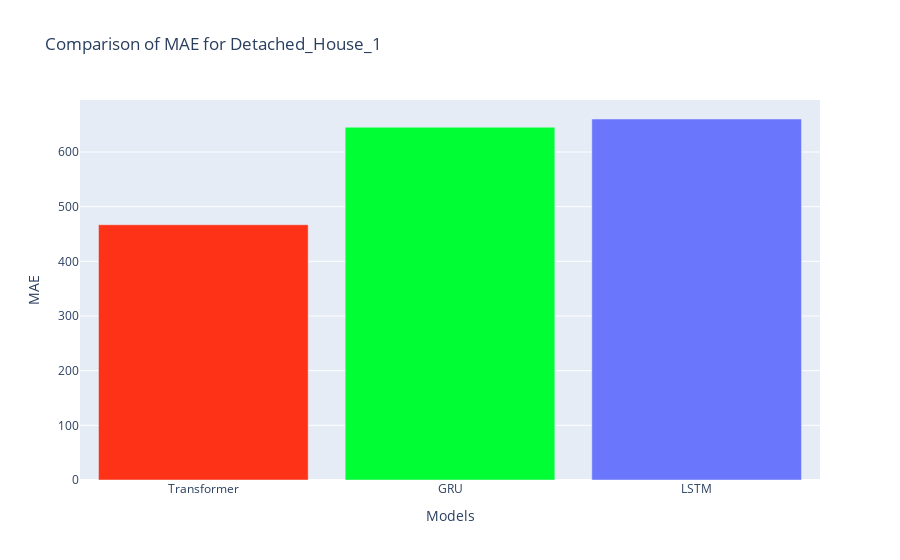
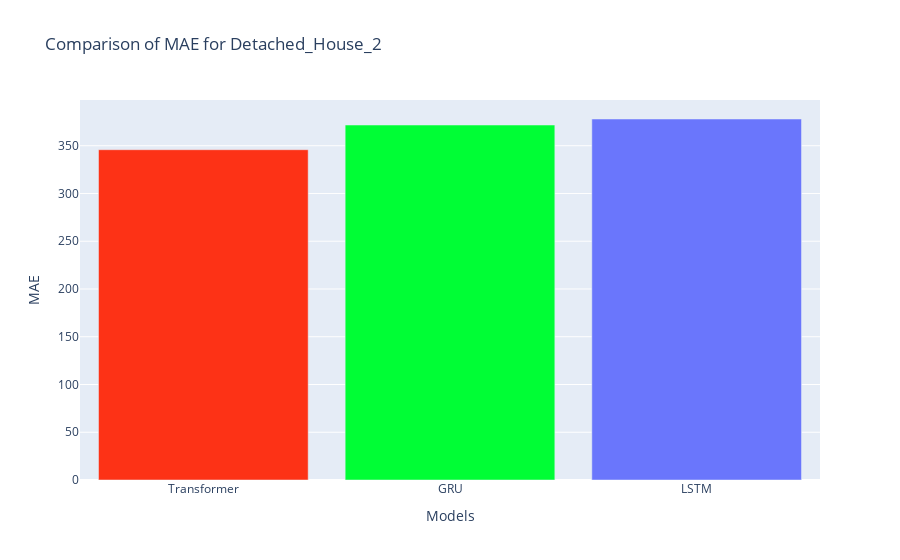
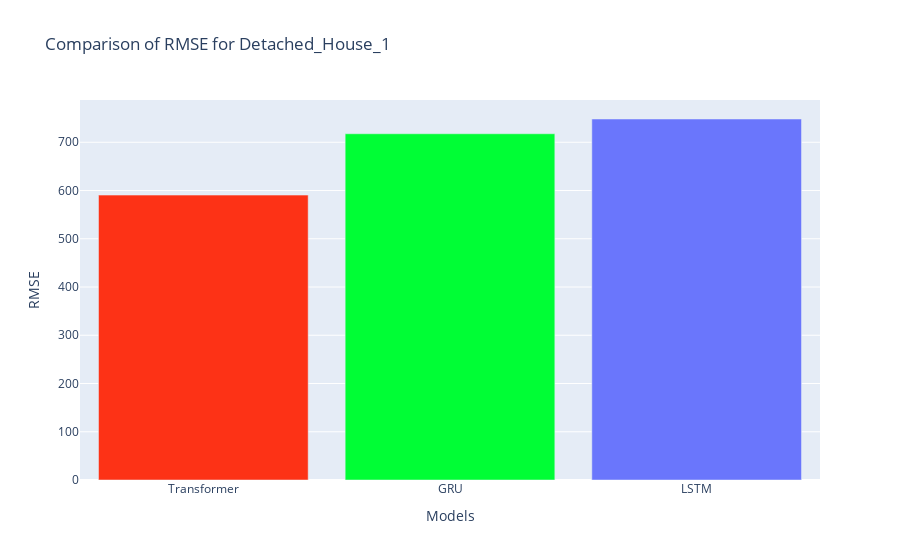
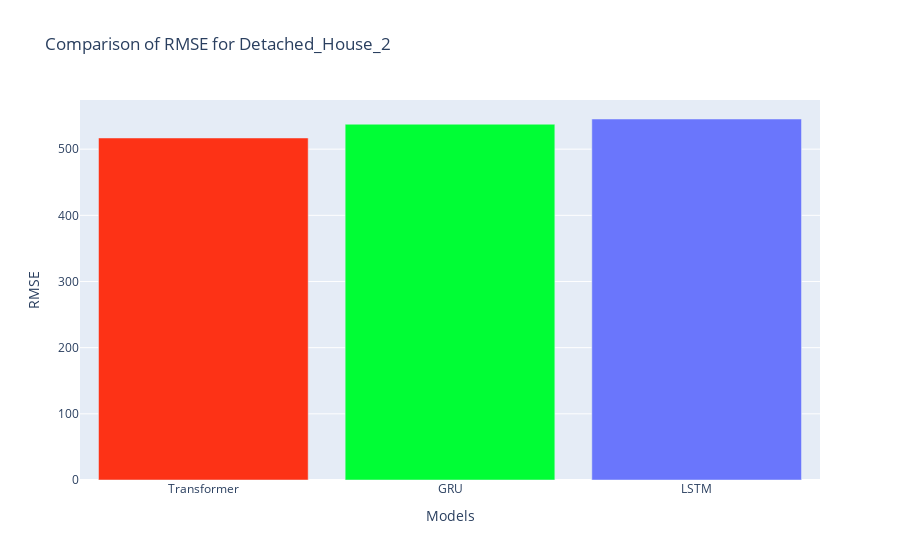

Here is the notebook cell these charts were saved with, in order:
### Code cell
import os
import plotly.graph_objects as go
import plotly.express as px  
# Combined testing function
def combined_testing_and_visualization(datasets, models_list, loss_fn):
    metrics_data = {
        'MAE': {},
        'RMSE': {},
        'SMAPE': {}
    }

    for model_name, model in models_list.items():
        for dataset_name in datasets['test'].keys():
            print(f"\nTesting {model_name} on dataset {dataset_name}...\n")
            
            model.load_state_dict(torch.load(f'./Combine_MSE/{model_name}_{loss_fn}_{dataset_name}.pth'))
            model.to(device)

            test_loader = DataLoader(datasets['test'][dataset_name], batch_size=1, shuffle=False)
            test_loss, test_metrics, actual_values, predicted_values = combined_test(model, test_loader, loss_fn)

            print(f"Test Metrics for {dataset_name} using {model_name}:")
            print(f"MAE: {test_metrics['MAE']:.2f}, RMSE: {test_metrics['RMSE']:.2f}, SMAPE: {test_metrics['SMAPE']:.2f}")
            print('-' * 50)

            for metric in ['MAE', 'RMSE', 'SMAPE']:
                if dataset_name not in metrics_data[metric]:
                    metrics_data[metric][dataset_name] = []
                metrics_data[metric][dataset_name].append(test_metrics[metric])

    for metric in ['MAE', 'RMSE', 'SMAPE']:
        for dataset_name in datasets['test'].keys():
            fig = go.Figure()

            sorted_metrics_data = sorted(list(zip(list(models_list.keys()), metrics_data[metric][dataset_name])),
                                         key=lambda x: x[1])  # Sort the data by metric values
            model_names_sorted, metrics_values_sorted = zip(*sorted_metrics_data)  # Unpack sorted data

            fig.add_trace(go.Bar(
                x=model_names_sorted,
                y=metrics_values_sorted,
                marker_color=px.colors.qualitative.Light24  # Use pastel color scale
            ))

            # Update layout
            fig.update_layout(
                title=f'Comparison of {metric} for {dataset_name}',
                xaxis_title='Models',
                yaxis_title=metric,
                xaxis=dict(tickvals=list(range(len(models_list.keys()))), ticktext=model_names_sorted),
                bargap=0.15,
            )

            fig.show()

    print("All done!")

combined_testing_and_visualization(datasets, models_list, loss_fn)

### Figure 1 — Plotly figure (JSON) as saved in the notebook; plotly's stock layout.template omitted (floating-point values rounded to 4 significant figures)
{"data": [{"marker": {"color": ["#FD3216", "#00FE35", "#6A76FC", "#FED4C4", "#FE00CE", "#0DF9FF", "#F6F926", "#FF9616", "#479B55", "#EEA6FB", "#DC587D", "#D626FF", "#6E899C", "#00B5F7", "#B68E00", "#C9FBE5", "#FF0092", "#22FFA7", "#E3EE9E", "#86CE00", "#BC7196", "#7E7DCD", "#FC6955", "#E48F72"]}, "type": "bar", "x": ["Transformer", "GRU", "LSTM"], "y": [466.9, 645.2, 660.3]}], "layout": {"autosize": true, "bargap": 0.15, "title": {"text": "Comparison of MAE for Detached_House_1"}, "xaxis": {"autorange": true, "range": [-0.5, 2.5], "ticktext": ["Transformer", "GRU", "LSTM"], "tickvals": [0, 1, 2], "title": {"text": "Models"}, "type": "category"}, "yaxis": {"autorange": true, "range": [0, 695.1], "title": {"text": "MAE"}, "type": "linear"}}}

### Figure 2 — Plotly figure (JSON) as saved in the notebook; plotly's stock layout.template omitted (floating-point values rounded to 4 significant figures)
{"data": [{"marker": {"color": ["#FD3216", "#00FE35", "#6A76FC", "#FED4C4", "#FE00CE", "#0DF9FF", "#F6F926", "#FF9616", "#479B55", "#EEA6FB", "#DC587D", "#D626FF", "#6E899C", "#00B5F7", "#B68E00", "#C9FBE5", "#FF0092", "#22FFA7", "#E3EE9E", "#86CE00", "#BC7196", "#7E7DCD", "#FC6955", "#E48F72"]}, "type": "bar", "x": ["Transformer", "GRU", "LSTM"], "y": [345.8, 371.7, 378.0]}], "layout": {"autosize": true, "bargap": 0.15, "title": {"text": "Comparison of MAE for Detached_House_2"}, "xaxis": {"autorange": true, "range": [-0.5, 2.5], "ticktext": ["Transformer", "GRU", "LSTM"], "tickvals": [0, 1, 2], "title": {"text": "Models"}, "type": "category"}, "yaxis": {"autorange": true, "range": [0, 397.9], "title": {"text": "MAE"}, "type": "linear"}}}

### Figure 3 — Plotly figure (JSON) as saved in the notebook; plotly's stock layout.template omitted (floating-point values rounded to 4 significant figures)
{"data": [{"marker": {"color": ["#FD3216", "#00FE35", "#6A76FC", "#FED4C4", "#FE00CE", "#0DF9FF", "#F6F926", "#FF9616", "#479B55", "#EEA6FB", "#DC587D", "#D626FF", "#6E899C", "#00B5F7", "#B68E00", "#C9FBE5", "#FF0092", "#22FFA7", "#E3EE9E", "#86CE00", "#BC7196", "#7E7DCD", "#FC6955", "#E48F72"]}, "type": "bar", "x": ["Transformer", "GRU", "LSTM"], "y": [590.5, 717.6, 748.3]}], "layout": {"autosize": true, "bargap": 0.15, "title": {"text": "Comparison of RMSE for Detached_House_1"}, "xaxis": {"autorange": true, "range": [-0.5, 2.5], "ticktext": ["Transformer", "GRU", "LSTM"], "tickvals": [0, 1, 2], "title": {"text": "Models"}, "type": "category"}, "yaxis": {"autorange": true, "range": [0, 787.6], "title": {"text": "RMSE"}, "type": "linear"}}}

### Figure 4 — Plotly figure (JSON) as saved in the notebook; plotly's stock layout.template omitted (floating-point values rounded to 4 significant figures)
{"data": [{"marker": {"color": ["#FD3216", "#00FE35", "#6A76FC", "#FED4C4", "#FE00CE", "#0DF9FF", "#F6F926", "#FF9616", "#479B55", "#EEA6FB", "#DC587D", "#D626FF", "#6E899C", "#00B5F7", "#B68E00", "#C9FBE5", "#FF0092", "#22FFA7", "#E3EE9E", "#86CE00", "#BC7196", "#7E7DCD", "#FC6955", "#E48F72"]}, "type": "bar", "x": ["Transformer", "GRU", "LSTM"], "y": [516.9, 537.7, 545.6]}], "layout": {"autosize": true, "bargap": 0.15, "title": {"text": "Comparison of RMSE for Detached_House_2"}, "xaxis": {"autorange": true, "range": [-0.5, 2.5], "ticktext": ["Transformer", "GRU", "LSTM"], "tickvals": [0, 1, 2], "title": {"text": "Models"}, "type": "category"}, "yaxis": {"autorange": true, "range": [0, 574.3], "title": {"text": "RMSE"}, "type": "linear"}}}
